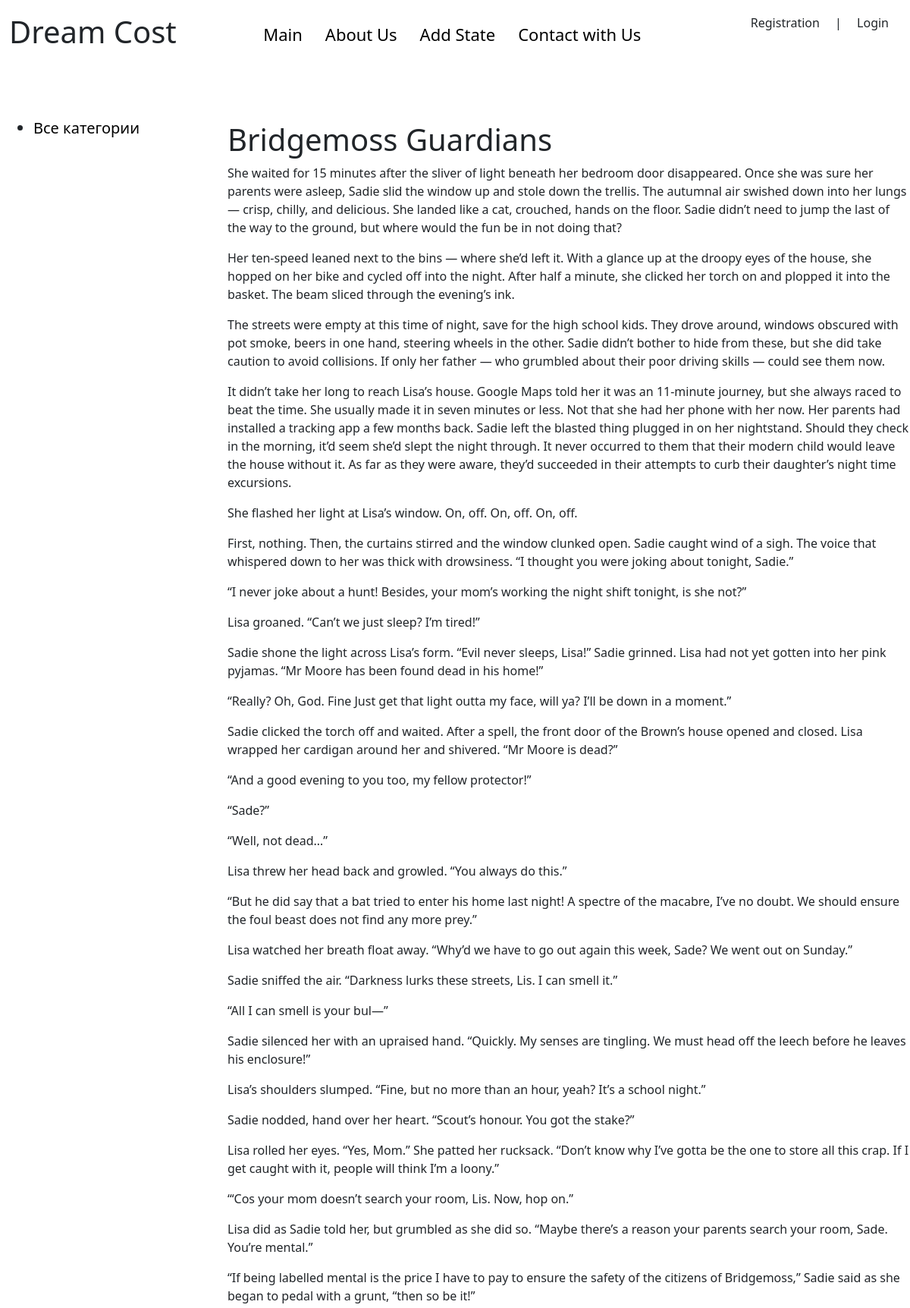
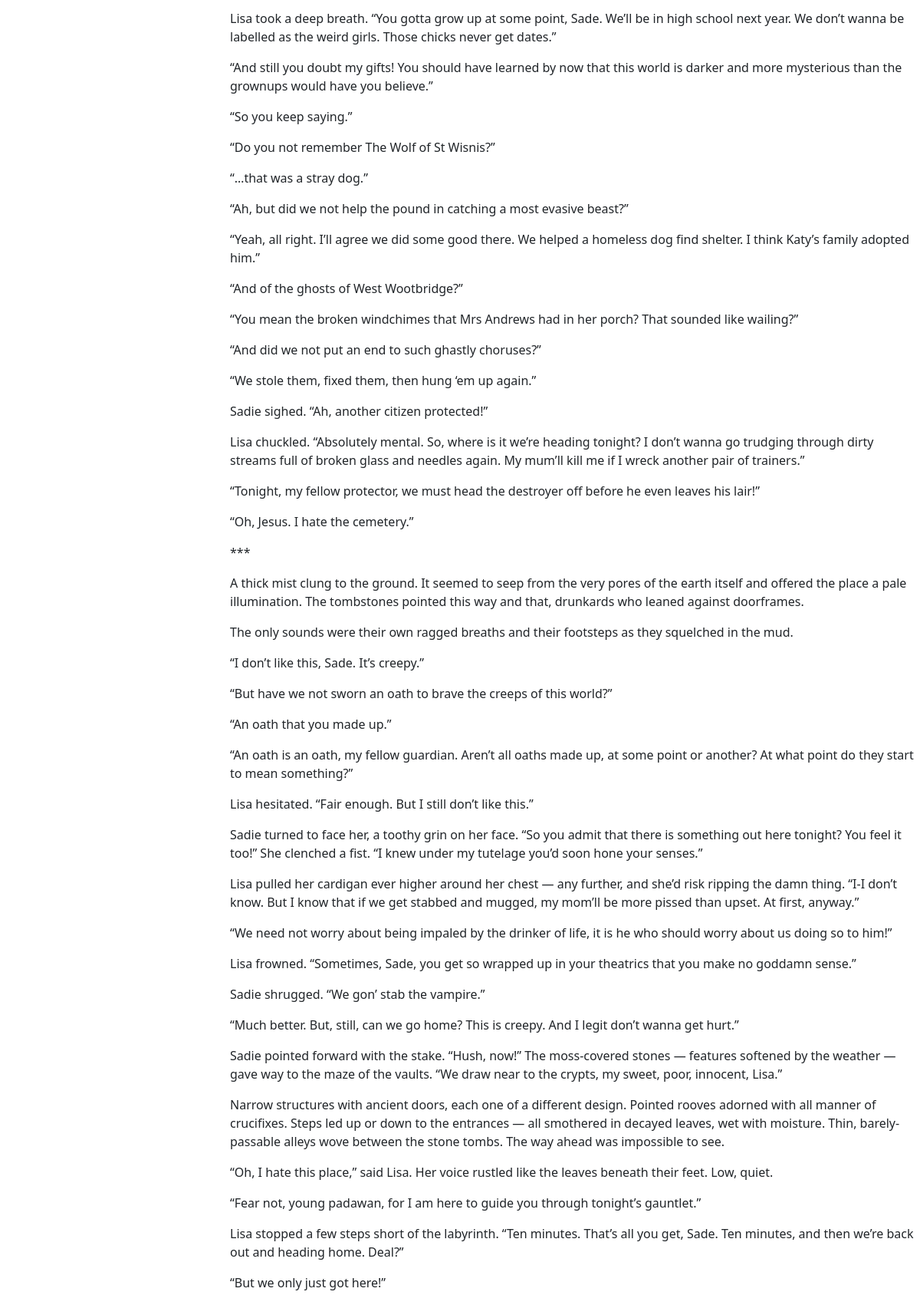
The page /post/19/ (upper part) on the database its author committed (2 pictures, top to bottom).
### main/models.py (models this page shows, shortened)
class Story(models.Model):
    title = models.CharField(max_length=255)
    content = models.TextField(blank=True)
    time_create = models.DateTimeField(auto_now=True)
    time_update = models.DateTimeField(auto_now=True)
    is_published = models.BooleanField(default=True)
    cat = models.ForeignKey('Category', on_delete=models.PROTECT, null=True)
    class Meta:
        verbose_name = 'Story'
        verbose_name_plural = 'Stories'

### main/views.py (the view)
# urls.py: path('post/<int:pk>/', ShowPost.as_view(), name='post'),
class ShowPost(DetailView):
    model = Story
    template_name = 'main/post.html'
    context_object_name = 'post'
    def get_context_data(self, *, object_list=None, **kwargs):
        context = super().get_context_data(**kwargs)
        context['title'] = context['post']
        context['menu'] = menu
        return context

### main/templates/main/post.html
{% extends 'main/based.html' %}
{% block content %}
<h1>{{post.title}}</h1>
{{post.content|linebreaks}}
{% endblock %}

### main/templates/main/based.html (style rules this page uses)
* { margin: 0; padding: 0; }

### rows shown on the page
Story: title "Bridgemoss Guardians", content "She waited for 15 minutes after the sliver of light beneath her bedroom door disappeared. Once she was sure her parents were asleep, Sadie slid the window up and stole down the trellis. The autumnal air swished down into her lungs — crisp, chilly, and delicious. She landed like a cat, crouched, hands on the floor. Sadie didn’t need to jump the last of the way to the ground, but where would the fun be in not doing that? Her ten-speed leaned next to the bins — where she’d left it. With a glance up at the droopy eyes of the house, she hopped on her bike and cycled off into the night. After half a minute, she clicked her torch on and plopped it into the basket. The beam sliced through the…"
